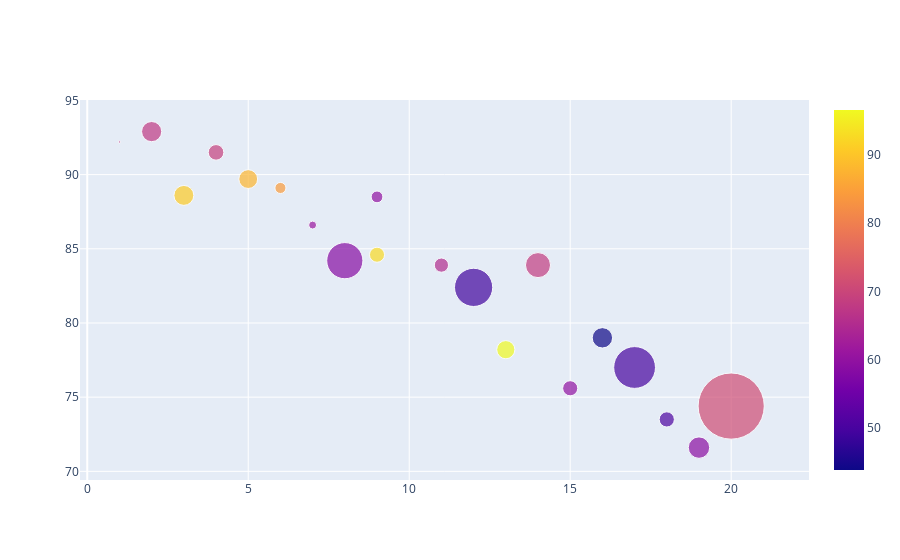

The notebook cell saved with this chart:
### Markdown cell above
### University world rank (first 20) vs teaching score with number of students(size) and international score (color) in 2015

### Code cell
df2015= timesData[timesData.year==2015].iloc[:20,:]

num_students_size= [float(each.replace(',','.')) for each in df2015.num_students]
international_color= [float(each) for each in df2015.international]

goObject= go.Scatter(
                  x=df2015.world_rank, 
                  y=df2015.teaching,
#                   name= '2016',
                  mode='markers',
                  marker = dict(
#                                 color = 'rgba(0, 255, 200, 0.8)',
                                size=num_students_size,
                                color=international_color,
                                 showscale=True),
                  text=df2015.num_students,
                   
                    )



iplot([goObject])

### Figure 1 — Plotly figure (JSON) as saved in the notebook; plotly's stock layout.template omitted (floating-point values rounded to 4 significant figures)
{"data": [{"marker": {"color": [67, 67.6, 90.7, 69, 87.8, 84.3, 61.2, 58.5, 92.7, 59.8, 65.2, 49.2, 96.6, 68.3, 59.7, 43.8, 49.8, 50.5, 59, 71.2], "showscale": true, "size": [2.243, 20.15, 19.92, 15.6, 18.81, 11.07, 7.929, 36.19, 15.06, 11.75, 14.22, 38.21, 18.18, 25.05, 15.13, 20.38, 41.79, 15.17, 21.42, 66.2]}, "mode": "markers", "text": ["2,243", "20,152", "19,919", "15,596", "18,812", "11,074", "7,929", "36,186", "15,060", "11,751", "14,221", "38,206", "18,178", "25,055", "15,128", "20,376", "41,786", "15,172", "21,424", "66,198"], "type": "scatter", "x": ["1", "2", "3", "4", "5", "6", "7", "8", "9", "9", "11", "12", "13", "14", "15", "16", "17", "18", "19", "20"], "y": [92.2, 92.9, 88.6, 91.5, 89.7, 89.1, 86.6, 84.2, 84.6, 88.5, 83.9, 82.4, 78.2, 83.9, 75.6, 79, 77, 73.5, 71.6, 74.4]}], "layout": {}}
